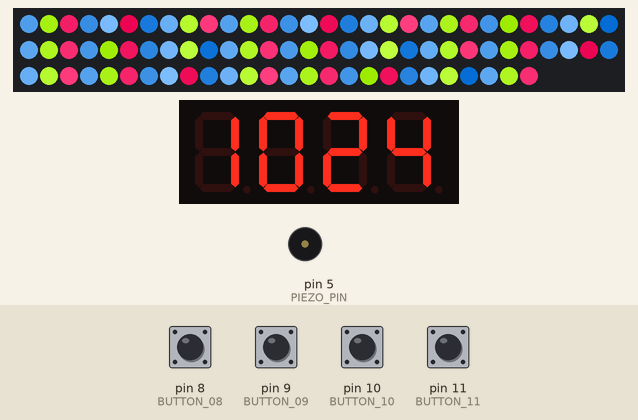
This sketch was run on a simulated Arduino Uno, built with avr-gcc and run on an emulated ATmega328P. Shown: 86 RGB LEDs in strip order, left to right, continuing on the next row, 4-digit seven-segment display, buzzer (waves = sounding). The test bench sets the inputs (shaded band); at power-on: pin 8 (BUTTON_08), pin 9 (BUTTON_09), pin 10 (BUTTON_10), pin 11 (BUTTON_11) HIGH. The local clock reads 2024-03-15 10:24:30 at power-on unless the sketch sets it; what the sketch prints to the serial monitor is not drawn.

Above: at 3.3 s.
3.4 s: pin 8 (BUTTON_08) pulled LOW for 0.15 s
At 4.3 s:
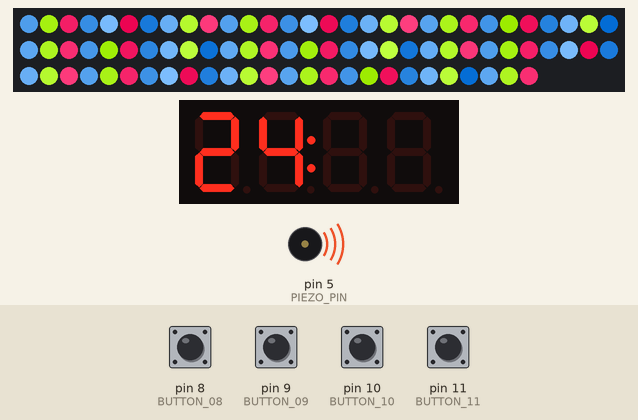
5.0 s: pin 9 (BUTTON_09) pulled LOW for 0.15 s
At 6.8 s:
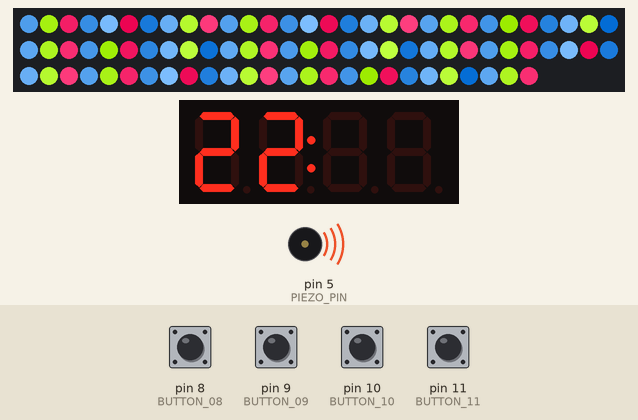
7.5 s: pin 10 (BUTTON_10) pulled LOW for 0.15 s
At 9.5 s:
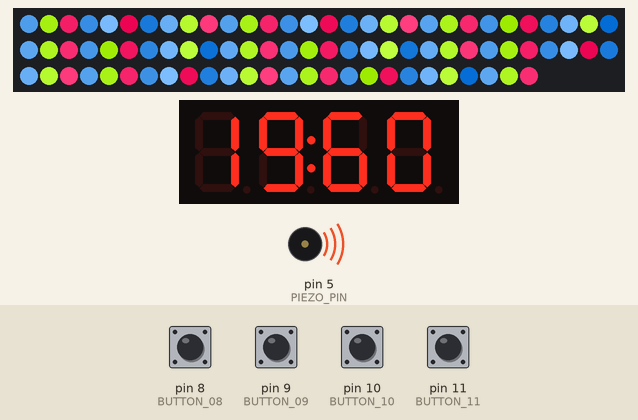
9.6 s: pin 10 (BUTTON_10) pulled LOW for 1 s
At 12.0 s:
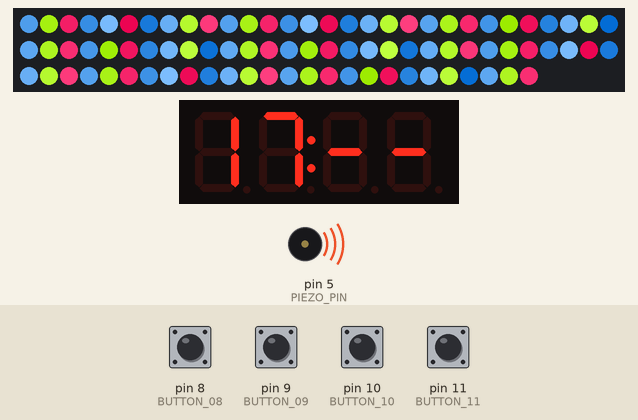
Timing chart, 0 to 13.5 s (numbered marks = the images above; inputs shaded):
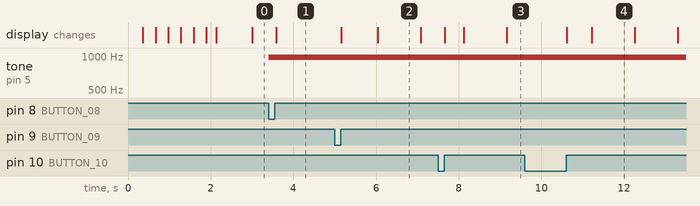

Measured:
- after the input at 3.4 s, tone on pin 5 (PIEZO_PIN): silent → 977 Hz at once; the display: changes after 0.18 s (image 1)
- after the input at 5.0 s, the display: first changes after 0.16 s (image 2 shows a later state)
- after the input at 9.6 s, the display: first changes after 1.0 s (image 4 shows a later state)
- what the display in image 2 shows lasts 1.1 s, from 6.0 s to 7.1 s

The sketch:

ShotClock.ino
```cpp
// Basket Ball Shot Clock

#define DEBUG_PRINT
#ifdef DEBUG_PRINT
#define PRINT_INIT(X) Serial.begin((X))
#define PRINT(X) Serial.print(X)
#define PRINTLN(X) Serial.println(X)
#else
#define PRINT_INIT(X)
#define PRINT(X)
#define PRINTLN(X)
#endif

#define NP7S_PIN  (12)
#define NP7S_MAX  (86)

#define BUTTON_11 11
#define BUTTON_10 10
#define BUTTON_09 9
#define BUTTON_08 8

#define PIEZO_PIN 5

#include <Wire.h>

#include <RTClib.h>
#include <Adafruit_GFX.h>
#include "Adafruit_NeoPixel.h"
#include "Adafruit_LEDBackpack.h"

Adafruit_NeoPixel np7s = Adafruit_NeoPixel(
                              NP7S_MAX,
                              NP7S_PIN,
                              NEO_GRB + NEO_KHZ800
                              );
Adafruit_7segment led7s = Adafruit_7segment();
RTC_DS1307 rtc = RTC_DS1307();

/*
 * In the 7-segment display, each segment is made of a 3-neopixel strip
 *
 *       b           There are 7-segments, a to g.
 *     * * *
 *    *     *        Segment        NP Offset
 *  a *     * c         a              0
 *    *  g  *           b              3
 *     * * *            c              6
 *    *     *           d              9
 *  f *     * d         e              12
 *    *  e  *           f              15
 *     * * *            g              18
 */
class SevenSegment {
public:
  SevenSegment(Adafruit_NeoPixel &neopixel, uint16_t start_pixel=0) :
    np( neopixel ),
    start( start_pixel )
  {
    max_pixel = start + 21;
    red = 60, green=60, blue=60;
  };

  void Off() {
    for (int idx=start; idx<max_pixel; idx++)
      np.setPixelColor(idx, 0, 0, 0, 0);
      np.show();
  };

  void SetColor(uint8_t r, uint8_t g, uint8_t b) {
    red = r, green = g, blue = b;
  }

  void Display(int digit) {
    int seg_np;
    uint8_t dr, dg, db;
    uint8_t segment;

    digit = (digit > 9) ? 10 : digit;

    for (int seg=0; seg<7; seg++) {
      segment = 1 << seg;
      seg_np = start+(seg*3);

      if (digits[digit] & segment)
        dr = red, dg = green, db = blue;
      else
        dr = dg = db = 0;

      display_segment(seg_np, dr, dg, db);
    }
    np.show();
  };

private:
  inline void display_segment(int first, uint8_t r, uint8_t g, uint8_t b) {
    for (int idx=first; idx<first+3; idx++)
        np.setPixelColor(idx, r, g, b, 0);
  }

  Adafruit_NeoPixel np;
  uint16_t start;
  uint16_t max_pixel;
  uint8_t red, green, blue;

  const uint8_t digits[11] = {
    0b00111111, // 0
    0b00001100, // 1
    0b01110110, // 2
    0b01011110, // 3
    0b01001101, // 4
    0b01011011, // 5
    0b01111011, // 6
    0b00001110, // 7
    0b01111111, // 8
    0b01011111, // 9
    0b01000000, // '-' DASH
  };
};

#define DASH 10

class Colon {
public:
  Colon(Adafruit_NeoPixel &neopixel, uint16_t start_pixel=0) :
    np( neopixel ),
    start( start_pixel )
  {
    last = start + 1;
    red = 60, green=60, blue=60;
  };

  void SetColor(uint8_t r, uint8_t g, uint8_t b) {
    red = r, green = g, blue = b;
  }

  void Display(bool on) {
    if (on) {
      np.setPixelColor(start, red, green, blue, 0);
      np.setPixelColor(last, red, green, blue, 0);
    } else {
      np.setPixelColor(start, 0, 0, 0, 0);
      np.setPixelColor(last, 0, 0, 0, 0);
    }
    np.show();
  }

  Adafruit_NeoPixel np;
  uint16_t start;
  uint16_t last;
  uint8_t red, green, blue;
};


enum PiezoSound {loud=129, quiet=1, off=0};
static void Piezo(int vol)
{
  analogWrite(PIEZO_PIN, vol);
}

static bool button_press(int button, int time_ms=0) {
  int lo_count = 0;
  long unsigned start = millis();
  long unsigned finish;

  Piezo(quiet);
  while(digitalRead(button) == LOW);

  // debounce button release.
  while(lo_count < 300) {
    if (digitalRead(button) == HIGH)
      lo_count++;
    else
      lo_count = 0;
  }

  Piezo(off);
  // was the button held down at least time_ms?
  return (time_ms > (millis() - start)) ? false : true;
}

enum shot_clock_timeout {shot_clock_14 = 14, shot_clock_24 = 24};
enum mode { time_clock, shot_clock, timeout };

/* Globals */

/* Neopixel 7-Segment display digits. Each Neopixel 7-Seg is 21-neopixels,
   so the offset between digits is 21.*/
SevenSegment d[4] = {
  SevenSegment(np7s),
  SevenSegment(np7s, 21),
  SevenSegment(np7s, 44), /* +2 for the 2-Neopixel colon */
  SevenSegment(np7s, 65)
};

// Access globals for low memory use - Yuck!
class TwoDigits {
public:
  TwoDigits(
        uint8_t pSsTens,
        uint8_t pSsUnits,
        uint8_t pA7sTens,
        uint8_t pA7sUnits
        )
    :   ssTens(pSsTens),
        ssUnits(pSsUnits),
        a7sTens(pA7sTens),
        a7sUnits(pA7sUnits) {
    leading_zero = true;
    }

  void Display(int num) {
    int t = num / 10;
    int u = num % 10;

    if (t || leading_zero) {
      d[ssTens].Display(t);
      led7s.writeDigitNum(a7sTens, t);
    } else {
      d[ssTens].Off();
      led7s.writeDigitRaw(a7sTens, 0);
    }
    d[ssUnits].Display(u);
    led7s.writeDigitNum(a7sUnits, u);
    led7s.writeDisplay();
  }

  void Off() {
    d[ssTens].Off();
    d[ssTens].Off();
    led7s.writeDigitRaw(a7sTens, 0);
    led7s.writeDigitRaw(a7sUnits, 0);
    led7s.writeDisplay();
  }

  void Dash() {
    d[ssTens].Display(DASH);
    d[ssUnits].Display(DASH);
    led7s.writeDigitRaw(a7sTens, 0x40);
    led7s.writeDigitRaw(a7sUnits, 0x40);
    led7s.writeDisplay();
   }

   void DisplayLeadingZero(bool display_it) {
    leading_zero = display_it;
   }

private:
    uint8_t ssUnits, ssTens, a7sTens, a7sUnits;
    bool    leading_zero;
};

TwoDigits left = TwoDigits(0, 1, 0, 1);
TwoDigits right = TwoDigits(2, 3, 3, 4);

Colon colon = Colon(np7s, 42);

DateTime tn;      /* Time now - read from RTC */
DateTime tt;      /* Time then - for comparison */

bool blinkColon;


static void clear_displays(void) {
  for (int idx=0; idx<4; idx++) d[idx].Off();
  colon.Display(false);
  led7s.clear();
  led7s.writeDisplay();
}

enum shotclock {shotclock_off, shotclock_24=24, shotclock_14=14, };
enum timeouter {timeout_off, timeout_60=60};
enum user_action {none, sc_reset, sc_start_stop, to_reset, to_start_stop };
enum user_mode {clock_mode, basketball_mode};
unsigned long sc_countdown;
unsigned long to_countdown;
unsigned long last;

user_action action;
user_mode mode;
shotclock sc;
timeouter to;
bool sc_running;
bool to_running;
int sc_last;
int to_last;

unsigned long countdown_to_clock;
bool waiting_for_clock;


void setup() {
  PRINT_INIT( 9600 );
  PRINTLN("Setup started.");

  if (!rtc.begin()) {
    PRINTLN("Couldn't initialise the RTC.");
    while(1);
  } else {
    /* Set the initial date time to compile time of code. */
    if (!rtc.isrunning()) {
      rtc.adjust(DateTime(F(__DATE__), F(__TIME__)));
    }
    PRINTLN("Real time clock initialised...");
    tt = tn = rtc.now();
  }

  np7s.begin();
  PRINTLN("Neopixels initialised...");

  led7s.begin(0x70);
  led7s.clear();
  led7s.writeDisplay();
  PRINTLN("7-Seg LED initialised...");

  pinMode(BUTTON_11, INPUT_PULLUP);
  pinMode(BUTTON_10, INPUT_PULLUP);
  pinMode(BUTTON_09, INPUT_PULLUP);
  pinMode(BUTTON_08, INPUT_PULLUP);
  PRINTLN("Input buttons initialised... ");

  for (int idx=0; idx < NP7S_MAX; idx++) {
    np7s.setPixelColor(idx, 0, 0, 0, 0);
  }
  np7s.show();

  int r = 64, g=128, b=192;
  for (int idx=0; idx < NP7S_MAX; idx++) {
    np7s.setPixelColor(idx, r, g, b, 0);
    r = (r + 77) % 255;
    g = (g + 77) % 255;
    b = (b + 77) % 255;
    delay(20);
    np7s.show();
  }

  for(int i=0; i<4; i++) d[i].SetColor(0, 128, 128);
  colon.SetColor(0, 128, 128);

  /* Start is clock mode */
  mode = clock_mode;
  action = none;
  sc = shotclock_off;
  to = timeout_off;
  sc_running = false;
  to_running = false;
  to_countdown = 0;
  sc_countdown = 0;

  countdown_to_clock = 0;
  waiting_for_clock = false;

  left.DisplayLeadingZero(false);
  left.Display(tn.hour());
  right.Display(tn.minute());

  blinkColon = false;
  colon.Display(blinkColon);

  Piezo(off);

  last = millis();
  PRINTLN("Setup completed.");
}

void loop() {

  tn = rtc.now();

  if (digitalRead(BUTTON_08) == LOW) {
    button_press(BUTTON_08);
    action = sc_reset;
  } else if (digitalRead(BUTTON_09) == LOW) {
    button_press(BUTTON_09);
    action = sc_start_stop;
  } else if (digitalRead(BUTTON_10) == LOW) {
    button_press(BUTTON_10);
    action = to_reset;
  } else if (digitalRead(BUTTON_11) == LOW) {
    button_press(BUTTON_11);
    action = to_start_stop;
  }

  if ( action == sc_reset || action == to_reset  ) {
    if (mode == clock_mode)
    {
      clear_displays();
      colon.SetColor(0, 255, 0);
      colon.Display(true);
      led7s.drawColon(true);
      led7s.writeDisplay();
      mode = basketball_mode;
    }
    if (action == sc_reset && !sc_running)
    {
      switch (sc) {
        case (shotclock_off):
          sc = shotclock_24;
          sc_countdown = 24 * 1000;
          sc_last = 24;
          break;
        case (shotclock_24):
          sc = shotclock_14;
          sc_countdown = 14 * 1000;
          sc_last = 14;
          break;
        case (shotclock_14):
          sc = shotclock_off;
          sc_countdown = 0;
          sc_last = 0;
          break;
      }
      if (sc) {
        sc_running = false;
        waiting_for_clock = false;
        d[0].SetColor(255, 0, 0);
        d[1].SetColor(255, 0, 0);
        left.Display(sc);
      } else {
        left.Dash();
      }
    } else if (action == to_reset && !to_running) {
       to = (to) ? timeout_off : timeout_60;
       to_last = to;

      if (to) {
        to_running = false;
        waiting_for_clock = false;

        to_countdown = 60000;
        d[2].SetColor(0, 0, 255);
        d[3].SetColor(0, 0, 255);
        right.Display(to);
      } else {
        to_countdown = 0;
        right.Dash();
      }
    }
  } else if (action == sc_start_stop && sc_countdown) {
    sc_running = !sc_running;
  } else if (action == to_start_stop && to_countdown) {
    to_running = !to_running;
  }
  action = none;

  if (mode == basketball_mode)
  {
    unsigned long elapsed = millis() - last;

    if (sc_running) {

      if (sc_countdown <= elapsed)
        sc_countdown = 0;
      else
        sc_countdown -= elapsed;

      if (sc_countdown > 0) {
        int sc_now;
        sc_now = sc_countdown/1000;
        if (sc_now != sc_last) {
          left.Display(sc_now);
          sc_last = sc_now;
        }
      }
      else {
        sc_running = false;
        sc_countdown = 0;
        sc = shotclock_off;
      }
    }

    if (to_running) {
      if (to_countdown <= elapsed)
        to_countdown = 0;
      else
        to_countdown -= elapsed;

      if (to_countdown > 0) {
        int to_now;
        to_now = to_countdown/1000;
        if (to_now != to_last) {
          right.Display(to_now);
          to_last = to_now;
        }
      }
      else {
        to_running = false;
        to_countdown = 0;
        to = timeout_off;
      }
    }

    if (sc == shotclock_off && to == timeout_off && !waiting_for_clock)
    {
      waiting_for_clock = true;
      countdown_to_clock = 5000;
      PRINTLN("Waiting for clock");
    }

    if (waiting_for_clock) {
      if (countdown_to_clock > 0) {
        countdown_to_clock -= (millis() - last);
      } else {
        for(int i=0; i<4; i++) d[i].SetColor(0, 128, 128);
        colon.SetColor(0, 128, 128);

        left.Display(tn.hour());
        right.Display(tn.minute());

        blinkColon = false;
        colon.Display(blinkColon);

        mode = clock_mode;
      }
    }
  }

  if (mode == clock_mode)
  {
    if (tn.second() != tt.second())
    {
      PRINT(tn.hour());
      PRINT(":");
      PRINT(tn.minute());
      PRINT(":");
      PRINTLN(tn.second());

      blinkColon = !blinkColon;
      colon.Display(blinkColon);
      led7s.drawColon(blinkColon);
      led7s.writeDisplay();
    }

    if (tt.minute() != tn.minute()) {
      left.Display(tn.hour());
      right.Display(tn.minute());
    }
  }

  tt = tn;
  last = millis();

#if 0

  if (digitalRead(BLACK_BUTTON) == LOW) {
    PRINTLN("Black Button");
    button_press(BLACK_BUTTON);

    shotclock_run = false;

    switch(shotclock) {
      case off:
        shotclock = sec_24;
        countdown = sec_24 * 1000;
        d1.SetColor(255, 0, 0);
        d2.SetColor(255, 0, 0);
        display_seconds(countdown/1000);
        break;
      case sec_24:
        countdown = shotclock = sec_14;
        countdown = sec_14 * 1000;
        d1.SetColor(255, 0, 0);
        d2.SetColor(255, 0, 0);
        display_seconds(countdown/1000);
        break;
      case sec_14:
        shotclock = off;
        countdown = 999;
        d1.Off();
        d2.Off();
        break;
    }
  }

  if (digitalRead(RED_BUTTON) == LOW) {
    PRINTLN("Red Button");
    button_press(RED_BUTTON);

    if (shotclock) {
      shotclock_run = (shotclock_run) ? false : true;
      last = millis();
    }

//    analogWrite(PIZO_BUZZER, 0);
//    delay(300);
//    analogWrite(PIZO_BUZZER, 255);
  }

  if (shotclock_run) {
    countdown -= (millis() - last);
    last = millis();
    display_seconds(countdown/1000);
    PRINTLN(countdown);
  }
  delay(200);
  if (countdown <= 0)
  {
      shotclock = off;
      countdown = 999;
      shotclock_run = false;

      d1.Off();
      d2.Off();
      delay(500);
      for (int loop=0; loop<3; loop++) {
        display_seconds(0);
        digitalWrite(PIZO_BUZZER, HIGH);
        delay(500);
        digitalWrite(PIZO_BUZZER, LOW);
        d1.Off();
        d2.Off();
        delay(500);
      }
  }

#endif

#if 0
  for(int col=0; col<6; col++) {
    d1.SetColor(colors[col][0], colors[col][1], colors[col][2]);
    d2.SetColor(colors[col][0], colors[col][1], colors[col][2]);

    d1.Off();
    d2.Off();
    delay(1000);

    for (int count=60; count>=0; count--) {
      display_seconds(count);
      delay(1000);
    }
  }
#endif

}
```
